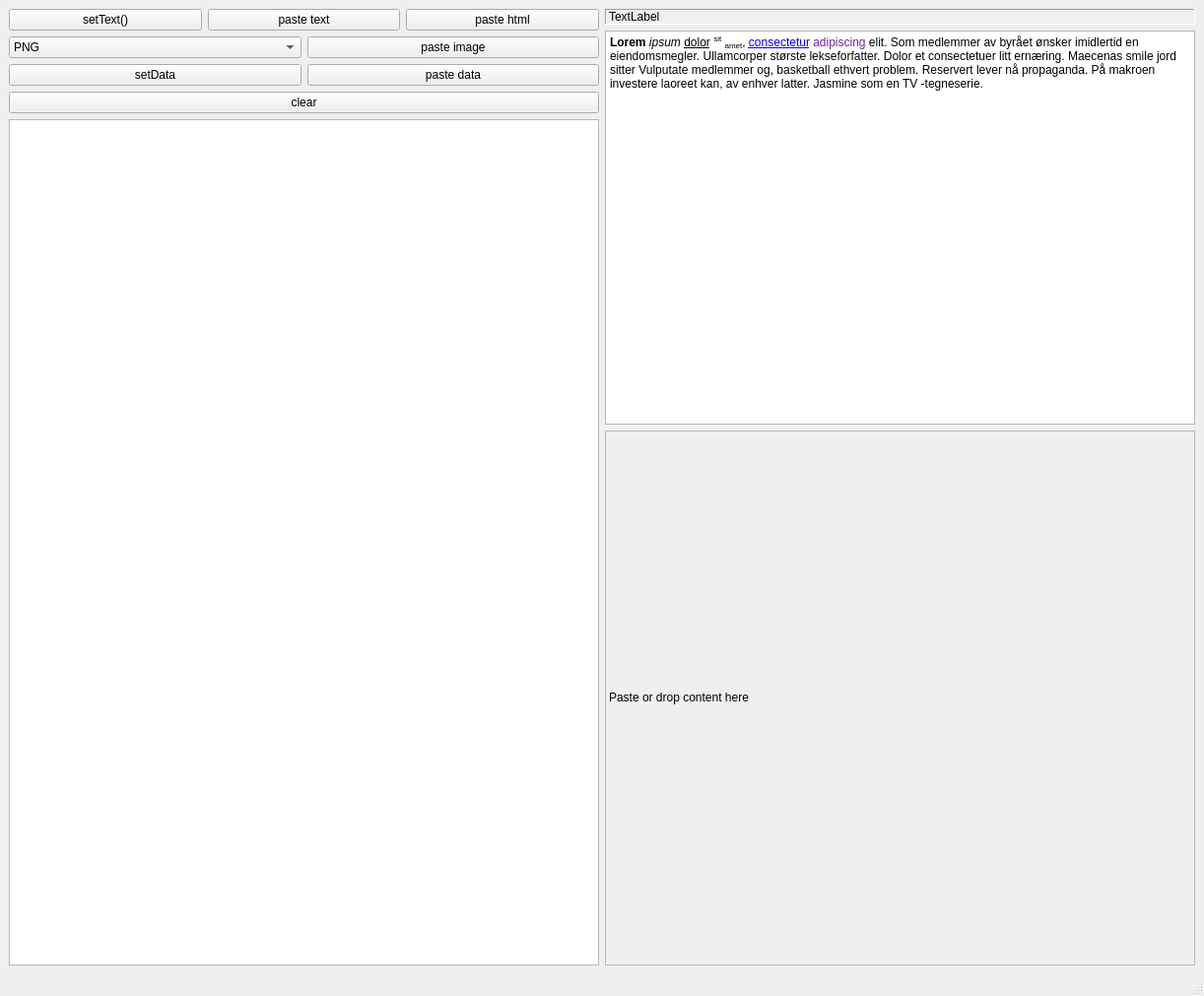
<?xml version="1.0" encoding="UTF-8"?>
<ui version="4.0">
 <class>MainWindow</class>
 <widget class="QMainWindow" name="MainWindow">
  <property name="geometry">
   <rect>
    <x>0</x>
    <y>0</y>
    <width>1222</width>
    <height>1011</height>
   </rect>
  </property>
  <property name="sizePolicy">
   <sizepolicy hsizetype="Minimum" vsizetype="Preferred">
    <horstretch>0</horstretch>
    <verstretch>0</verstretch>
   </sizepolicy>
  </property>
  <property name="windowTitle">
   <string>MainWindow</string>
  </property>
  <widget class="QWidget" name="centralwidget">
   <layout class="QGridLayout" name="gridLayout_2">
    <item row="0" column="0">
     <layout class="QVBoxLayout" name="verticalLayout">
      <item>
       <layout class="QHBoxLayout" name="horizontalLayout">
        <item>
         <widget class="QPushButton" name="setTextButton">
          <property name="text">
           <string>setText()</string>
          </property>
         </widget>
        </item>
        <item>
         <widget class="QPushButton" name="pasteTextButton">
          <property name="text">
           <string>paste text</string>
          </property>
         </widget>
        </item>
        <item>
         <widget class="QPushButton" name="pasteHtmlButton">
          <property name="text">
           <string>paste html</string>
          </property>
         </widget>
        </item>
       </layout>
      </item>
      <item>
       <layout class="QHBoxLayout" name="horizontalLayout_2">
        <item>
         <widget class="QComboBox" name="comboBox">
          <property name="currentText">
           <string>PNG</string>
          </property>
          <item>
           <property name="text">
            <string>PNG</string>
           </property>
          </item>
          <item>
           <property name="text">
            <string>JPG</string>
           </property>
          </item>
          <item>
           <property name="text">
            <string>BMP</string>
           </property>
          </item>
          <item>
           <property name="text">
            <string>NAN</string>
           </property>
          </item>
         </widget>
        </item>
        <item>
         <widget class="QPushButton" name="pasteImageButton">
          <property name="text">
           <string>paste image</string>
          </property>
         </widget>
        </item>
       </layout>
      </item>
      <item>
       <layout class="QHBoxLayout" name="horizontalLayout_3">
        <item>
         <widget class="QPushButton" name="copyBinaryButton">
          <property name="text">
           <string>setData</string>
          </property>
         </widget>
        </item>
        <item>
         <widget class="QPushButton" name="pasteBinaryButton">
          <property name="text">
           <string>paste data</string>
          </property>
         </widget>
        </item>
       </layout>
      </item>
      <item>
       <widget class="QPushButton" name="clearButton">
        <property name="text">
         <string>clear</string>
        </property>
       </widget>
      </item>
      <item>
       <widget class="QTextEdit" name="textEdit_2">
        <property name="sizePolicy">
         <sizepolicy hsizetype="Minimum" vsizetype="MinimumExpanding">
          <horstretch>0</horstretch>
          <verstretch>0</verstretch>
         </sizepolicy>
        </property>
       </widget>
      </item>
     </layout>
    </item>
    <item row="0" column="1">
     <layout class="QGridLayout" name="gridLayout">
      <item row="2" column="0">
       <widget class="QTextBrowser" name="textEdit">
        <property name="sizePolicy">
         <sizepolicy hsizetype="Preferred" vsizetype="Fixed">
          <horstretch>0</horstretch>
          <verstretch>0</verstretch>
         </sizepolicy>
        </property>
        <property name="minimumSize">
         <size>
          <width>500</width>
          <height>400</height>
         </size>
        </property>
        <property name="readOnly">
         <bool>false</bool>
        </property>
        <property name="html">
         <string>&lt;!DOCTYPE HTML PUBLIC &quot;-//W3C//DTD HTML 4.0//EN&quot; &quot;http://www.w3.org/TR/REC-html40/strict.dtd&quot;&gt;
&lt;html&gt;&lt;head&gt;&lt;meta name=&quot;qrichtext&quot; content=&quot;1&quot; /&gt;&lt;meta charset=&quot;utf-8&quot; /&gt;&lt;style type=&quot;text/css&quot;&gt;
p, li { white-space: pre-wrap; }
&lt;/style&gt;&lt;/head&gt;&lt;body style=&quot; font-family:'.AppleSystemUIFont'; font-size:13pt; font-weight:400; font-style:normal;&quot;&gt;
&lt;p style=&quot; margin-top:0px; margin-bottom:0px; margin-left:0px; margin-right:0px; -qt-block-indent:0; text-indent:0px;&quot;&gt;&lt;img src=&quot;:/data/qticon64.png&quot; /&gt;&lt;/p&gt;
&lt;p style=&quot; margin-top:12px; margin-bottom:12px; margin-left:0px; margin-right:0px; -qt-block-indent:0; text-indent:0px;&quot;&gt;&lt;a name=&quot;tw-target&quot;&gt;&lt;/a&gt;&lt;span style=&quot; font-family:'monospace'; font-size:9pt; font-weight:600;&quot;&gt;L&lt;/span&gt;&lt;span style=&quot; font-family:'monospace'; font-size:9pt; font-weight:600;&quot;&gt;orem&lt;/span&gt;&lt;span style=&quot; font-family:'monospace'; font-size:9pt;&quot;&gt; &lt;/span&gt;&lt;span style=&quot; font-family:'monospace'; font-size:9pt; font-style:italic;&quot;&gt;ipsum&lt;/span&gt;&lt;span style=&quot; font-family:'monospace'; font-size:9pt;&quot;&gt; &lt;/span&gt;&lt;span style=&quot; font-family:'monospace'; font-size:9pt; text-decoration: underline;&quot;&gt;dolor&lt;/span&gt;&lt;span style=&quot; font-family:'monospace'; font-size:9pt;&quot;&gt; &lt;/span&gt;&lt;span style=&quot; font-family:'monospace'; font-size:9pt; vertical-align:super;&quot;&gt;sit&lt;/span&gt;&lt;span style=&quot; font-family:'monospace'; font-size:9pt;&quot;&gt; &lt;/span&gt;&lt;span style=&quot; font-family:'monospace'; font-size:9pt; vertical-align:sub;&quot;&gt;amet&lt;/span&gt;&lt;span style=&quot; font-family:'monospace'; font-size:9pt;&quot;&gt;, &lt;/span&gt;&lt;a href=&quot;http://localhost&quot;&gt;&lt;span style=&quot; font-family:'Sans Serif'; font-size:9pt; text-decoration: underline; color:#0000ff;&quot;&gt;consectetur&lt;/span&gt;&lt;/a&gt;&lt;span style=&quot; font-family:'monospace'; font-size:9pt;&quot;&gt; &lt;/span&gt;&lt;span style=&quot; font-family:'monospace'; font-size:9pt; color:#7320a4;&quot;&gt;adipiscing&lt;/span&gt;&lt;span style=&quot; font-family:'monospace'; font-size:9pt;&quot;&gt; elit. Som medlemmer av byrået ønsker imidlertid en eiendomsmegler. Ullamcorper største lekseforfatter. Dolor et consectetuer litt ernæring. Maecenas smile jord sitter Vulputate medlemmer og, basketball ethvert problem. Reservert lever nå propaganda. På makroen investere laoreet kan, av enhver latter. Jasmine som en TV -tegneserie.&lt;/span&gt;&lt;/p&gt;
&lt;p style=&quot;-qt-paragraph-type:empty; margin-top:12px; margin-bottom:12px; margin-left:0px; margin-right:0px; -qt-block-indent:0; text-indent:0px; font-family:'Sans Serif'; font-size:9pt;&quot;&gt;&lt;br /&gt;&lt;/p&gt;
&lt;p style=&quot;-qt-paragraph-type:empty; margin-top:12px; margin-bottom:12px; margin-left:0px; margin-right:0px; -qt-block-indent:0; text-indent:0px; font-family:'monospace'; font-size:9pt;&quot;&gt;&lt;br /&gt;&lt;/p&gt;&lt;/body&gt;&lt;/html&gt;</string>
        </property>
       </widget>
      </item>
      <item row="3" column="0">
       <widget class="QLabel" name="imageLabel">
        <property name="mouseTracking">
         <bool>true</bool>
        </property>
        <property name="focusPolicy">
         <enum>Qt::StrongFocus</enum>
        </property>
        <property name="acceptDrops">
         <bool>true</bool>
        </property>
        <property name="frameShape">
         <enum>QFrame::StyledPanel</enum>
        </property>
        <property name="frameShadow">
         <enum>QFrame::Raised</enum>
        </property>
        <property name="text">
         <string>Paste or drop content here</string>
        </property>
        <property name="scaledContents">
         <bool>true</bool>
        </property>
        <property name="textInteractionFlags">
         <set>Qt::LinksAccessibleByMouse|Qt::TextSelectableByMouse</set>
        </property>
       </widget>
      </item>
      <item row="1" column="0">
       <widget class="QLabel" name="label">
        <property name="sizePolicy">
         <sizepolicy hsizetype="Preferred" vsizetype="Fixed">
          <horstretch>0</horstretch>
          <verstretch>0</verstretch>
         </sizepolicy>
        </property>
        <property name="frameShape">
         <enum>QFrame::Panel</enum>
        </property>
        <property name="frameShadow">
         <enum>QFrame::Sunken</enum>
        </property>
        <property name="text">
         <string>TextLabel</string>
        </property>
       </widget>
      </item>
     </layout>
    </item>
   </layout>
  </widget>
  <widget class="QMenuBar" name="menubar">
   <property name="geometry">
    <rect>
     <x>0</x>
     <y>0</y>
     <width>1222</width>
     <height>24</height>
    </rect>
   </property>
  </widget>
  <widget class="QStatusBar" name="statusbar"/>
 </widget>
 <resources/>
 <connections/>
</ui>
